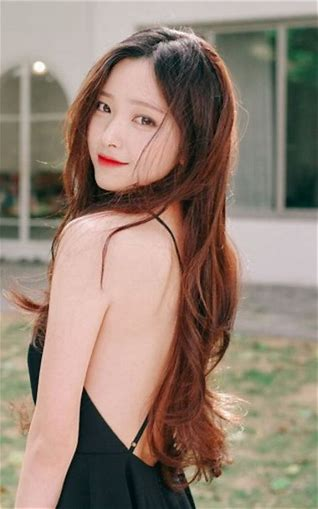
#> input picture deblurring_test/1.jpg, 318 x 509 px, found by its file name
$ jupyter execute wiener_deblur_demo.ipynb
#> lines starting #> are read from the running program, lines starting #| are printed output that depends on the picture
[cell 1]
import matplotlib.pyplot as graph
import numpy as np
from numpy.fft import fft2, ifft2
import math
import cv2
from scipy.signal import gaussian, convolve2d

[cell 2]
def blur(img, kernel_size = 3):
	dummy = np.copy(img)
	h = np.eye(kernel_size) / kernel_size
	dummy = convolve2d(dummy, h, mode = 'valid')
	return dummy

def gaussian_kernel(kernel_size = 3):
    h = gaussian(kernel_size, kernel_size / 3).reshape(kernel_size, 1)
    h = np.dot(h, h.transpose())
    h /= np.sum(h)
    return h

def wiener_filter(img, kernel, K):
	kernel /= np.sum(kernel)
	dummy = np.copy(img)
	dummy = fft2(dummy)
	kernel = fft2(kernel, s = img.shape)
	kernel = np.conj(kernel) / (np.abs(kernel) ** 2 + K)
	dummy = dummy * kernel
	dummy = np.abs(ifft2(dummy))
	return dummy

[cell 3]
image = cv2.imread('./data/1.jpg')
#> image is the input picture: shape (509, 318, 3); mean B, G, R 116.1, 129.4, 147.9
image = cv2.cvtColor(image, cv2.COLOR_BGR2GRAY)
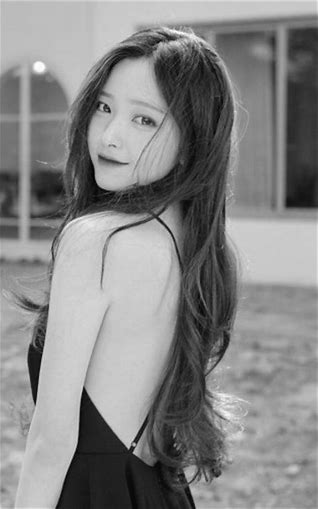
#> image: shape (509, 318); min 1, max 254, mean 133.4
img_h = image.shape[0]
#> img_h = 509
img_w = image.shape[1]
#> img_w = 318
graph.figure()
graph.xlabel("Original Image")
graph.gray()
graph.imshow(image)  # 显示原图像

[cell 4]
kernel = gaussian_kernel(5)
filtered_img = wiener_filter(image, kernel, K = 10)
#> in wiener_filter, `dummy = np.abs(ifft2(dummy))`:
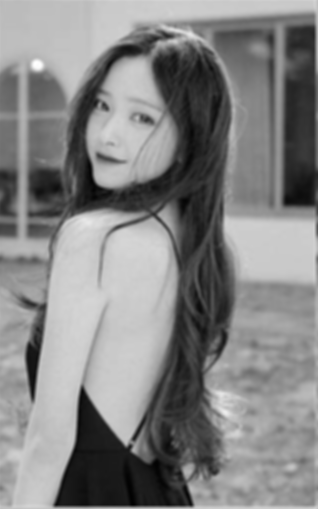
#> dummy: shape (509, 318) float64; min 0.675, max 22.82, mean 12.1; drawn with min black and max white

$ run again, with deblurring_test/2.jpg copied over deblurring_test/1.jpg
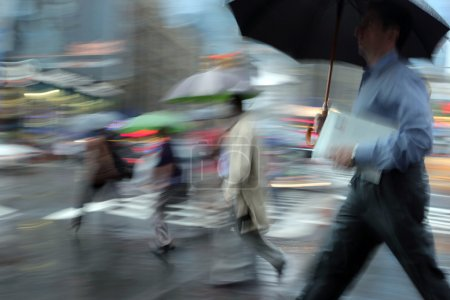
#> input picture deblurring_test/2.jpg, 450 x 300 px, found by its file name
#> image is the input picture: shape (300, 450, 3); mean B, G, R 109, 105.4, 97.6
#> `image = cv2.cvtColor(image, cv2.COLOR_BGR2GRAY)`:
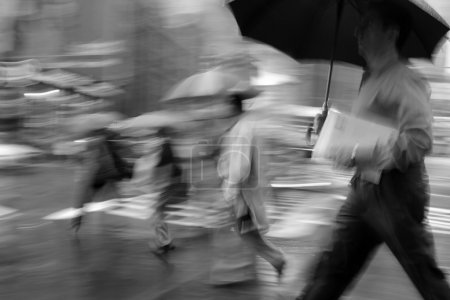
#> image: shape (300, 450); min 0, max 255, mean 103.4
#> in wiener_filter, `dummy = np.abs(ifft2(dummy))`:
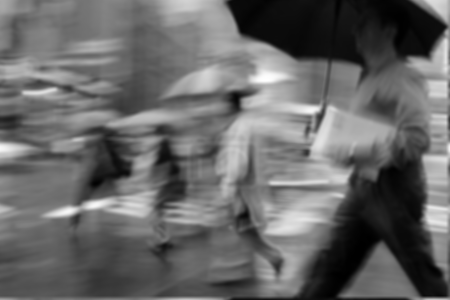
#> dummy: shape (300, 450) float64; min 0.0142, max 23.09, mean 9.4; drawn with min black and max white

$ run again, with deblurring_test/view1.jpg copied over deblurring_test/1.jpg
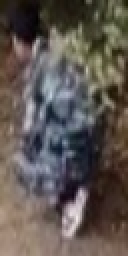
#> input picture deblurring_test/view1.jpg, 64 x 128 px, found by its file name (shown 2 times larger)
#> image is the input picture: shape (128, 64, 3); mean B, G, R 81.2, 86.1, 94.2
#> `image = cv2.cvtColor(image, cv2.COLOR_BGR2GRAY)`:
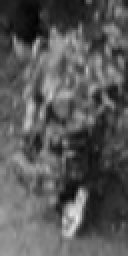
#> image: shape (128, 64) (shown 2 times larger); min 2, max 233, mean 87.9
#> in wiener_filter, `dummy = np.abs(ifft2(dummy))`:
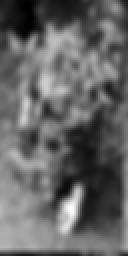
#> dummy: shape (128, 64) float64 (shown 2 times larger); min 0.746, max 19.09, mean 7.99; drawn with min black and max white
